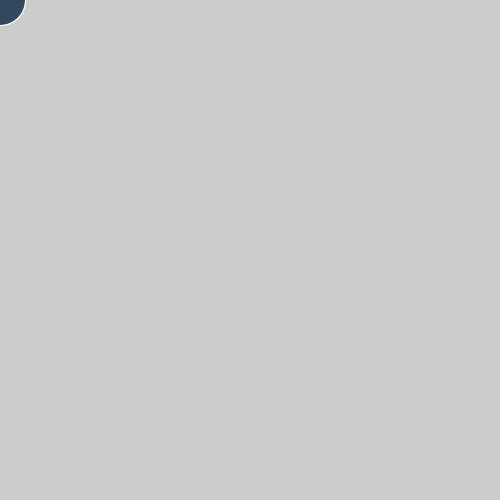
Frame 1 (no input)
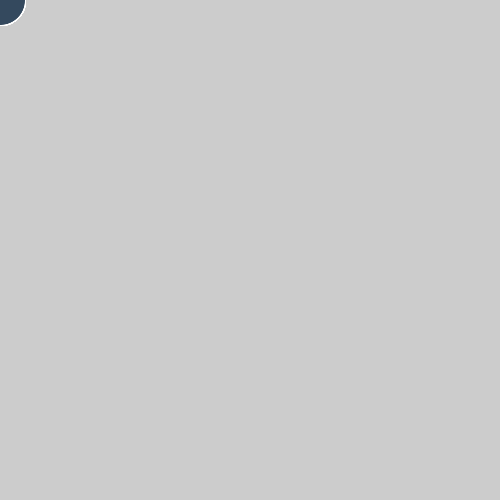
Frame 60 (the mouse pressed at the canvas centre just before this capture)
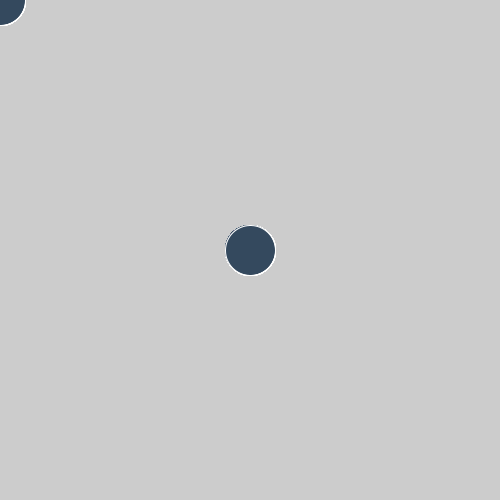
Frame 120 (the mouse held since frame 60 and released just before this capture)

The Processing sketch that drew these frames (run headless with seeded random() and noise(); from frame 60 on, the mouse is pressed at the canvas centre):

// Processing sketch: main
// ── main.pde
void setup()
{
  size(500, 500);
}
void draw()
{
  stroke(#ffffff);
  fill(#34495e);
  ellipse(mouseX, mouseY, 50, 50); 
}
